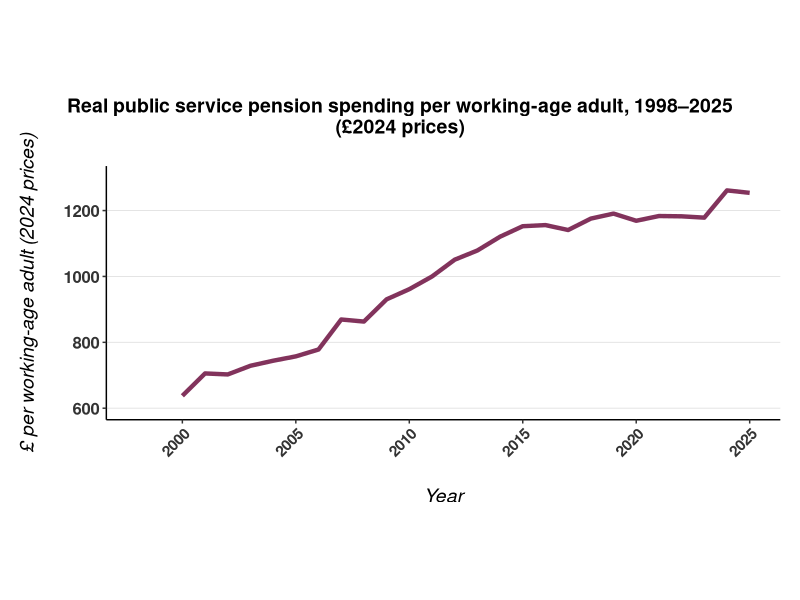
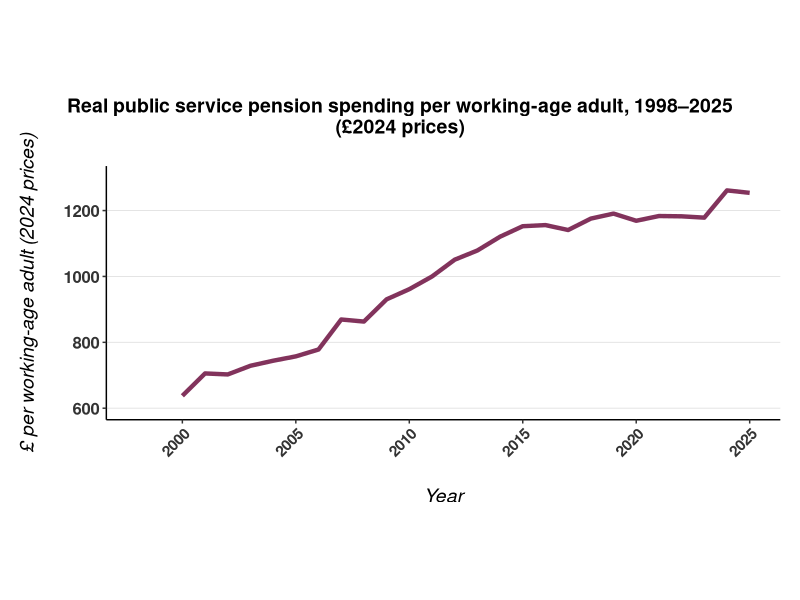

Here is the R script that generated these plots, in order:
# Load required packages
library(ggplot2)

# Set working directory
setwd("c:/Users/solwo/OneDrive/Desktop/Applications and opportunities/Work for Intergenerational foundation/Rprojects")

# Load the dataset - skip the first 7 rows to get to the proper headers
df <- read.csv("CSV ONS Public Service Pensions Payment.csv", skip = 7, stringsAsFactors = FALSE)

# Debug: Print column names to ensure correct matching
print(colnames(df))

# Extract only the annual data (rows with years 1998-2025) using base R
# Filter for rows where Important.notes is a 4-digit year
years_mask <- grepl("^[0-9]{4}$", df$Important.notes)
df <- df[years_mask, ]

# Select and rename columns using base R
df <- data.frame(
  Year = as.numeric(df$Important.notes),
  SpendingPerPerson = as.numeric(gsub(",", "", df$Real.spending.per.working.age.adult))
)

# Remove NA values and sort
df <- df[!is.na(df$SpendingPerPerson), ]
df <- df[order(df$Year), ]

# Debugging: Check data before plotting
print(head(df))
print(summary(df$SpendingPerPerson))
print(unique(df$Year))

# Plot the time series data
p <- ggplot(df, aes(x = Year, y = SpendingPerPerson)) +
  geom_line(color = "#82335c", linewidth = 1.5) +  # Continuous line, increased thickness
  labs(
    x = "\nYear",
    y = "£ per working-age adult (2024 prices)\n",
    title = "Real public service pension spending per working-age adult, 1998–2025\n(£2024 prices)"
  ) +
  theme_classic() +
  scale_y_continuous(breaks = seq(600, 1400, by = 200), limits = c(600, 1300)) +  # Clean, round tick marks
  scale_x_continuous(breaks = seq(2000, 2025, by = 5)) +  # Show every 5 years
  theme(
    plot.title = element_text(family = "sans", color = "black", face = "bold", size = 14, hjust = 0.5,
                              margin = margin(b = 20)),
    plot.title.position = "plot",
    axis.title.y = element_text(family = "sans", color = "black", face = "italic", size = 14),
    axis.title.x = element_text(family = "sans", color = "black", face = "italic", size = 14, margin = margin(t = 5, b = 10)),
    axis.text.y = element_text(family = "sans", color = "#333333", size = 12, face = "bold"),
    axis.text.x = element_text(family = "sans", color = "#333333", size = 11, angle = 45, hjust = 1, vjust = 1, face = "bold"),
    panel.background = element_rect(fill = "white"),
    panel.grid.major.y = element_line(color = "#e0e0e0", linewidth = 0.3),  # Light horizontal gridlines
    panel.grid.major.x = element_blank(),  # No vertical gridlines
    panel.grid.minor = element_blank(),  # No minor gridlines
    plot.margin = margin(2.5, 0.5, 2, 0.5, "cm"),
    plot.background = element_rect(fill = "white", colour = "white", linewidth = 1)
  )

# Display the plot
print(p)

# Calculate and display summary statistics
total_increase <- (df$SpendingPerPerson[nrow(df)] - df$SpendingPerPerson[1]) / df$SpendingPerPerson[1] * 100
avg_annual_increase <- total_increase / (nrow(df) - 1)

cat("\n=== Summary Statistics ===\n")
cat("Period:", df$Year[1], "to", df$Year[nrow(df)], "\n")
cat("Initial spending per person (", df$Year[1], "):£", format(df$SpendingPerPerson[1], big.mark=","), "\n", sep = "")
cat("Final spending per person (", df$Year[nrow(df)], "):£", format(df$SpendingPerPerson[nrow(df)], big.mark=","), "\n", sep = "")
cat("Total increase:", round(total_increase, 1), "%\n")
cat("Average annual increase:", round(avg_annual_increase, 2), "%\n")

# Save the figure
ggsave("Public_Service_Pensions_Per_WorkingAge.png",
       plot = p, width = 30, height = 20, units = "cm", dpi = 300, device = "png")

# Add IF branding (if the IF_branding function is available)
# Uncomment the line below if you have the IF_branding function installed
# IF_branding(
#   "Public_Service_Pensions_Per_WorkingAge.png",
#   "Source: Office for National Statistics.\n© Intergenerational Foundation 2026 www.if.org.uk",
#   text_size = 35,
#   caption_position = "+30+2200",
#   delete_original = TRUE
# )
